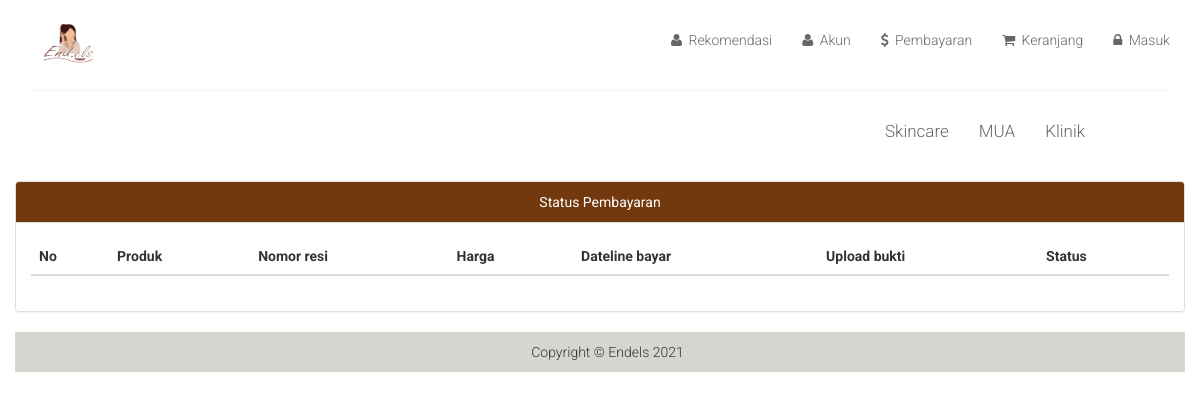
The page /skincare/transaksi on the database as committed earlier.
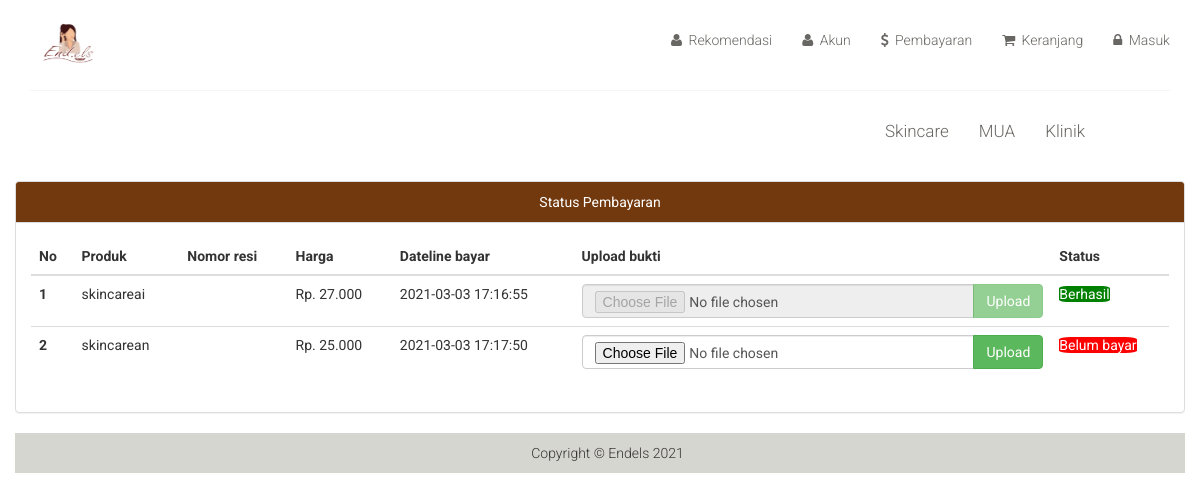
The same page on the database as committed later.
### tables this page shows
CREATE TABLE `beli` (
  `id_beli` int(11) NOT NULL,
  `id_produk` int(11) NOT NULL,
  `id_user` int(11) NOT NULL,
  `tgl_beli` datetime NOT NULL,
  `tgl_dateline` datetime NOT NULL,
  `banyak` int(11) NOT NULL,
  `total_harga` int(11) NOT NULL,
  `kurir` varchar(255) NOT NULL,
  `paket` varchar(255) NOT NULL,
  `resi` varchar(255) NOT NULL,
  `alamat` varchar(255) NOT NULL,
  `rt` int(11) NOT NULL,
  `rw` int(11) NOT NULL,
  `kelurahan` varchar(255) NOT NULL,
  `kecamatan` varchar(255) NOT NULL,
  `kabupaten` varchar(255) NOT NULL,
  `provinsi` varchar(255) NOT NULL,
  `status` enum('lunas','belum','gagal','menunggu') NOT NULL DEFAULT 'belum',
  `id_bayar` int(11) NOT NULL
);

CREATE TABLE `produk` (
  `id_produk` int(11) NOT NULL,
  `nama_produk` varchar(50) NOT NULL,
  `deskripsi` text NOT NULL,
  `foto` varchar(255) NOT NULL,
  `foto_2` varchar(255) NOT NULL,
  `foto_3` varchar(255) NOT NULL,
  `foto_4` varchar(255) NOT NULL,
  `harga` int(11) NOT NULL,
  `jumlah` int(11) NOT NULL,
  `berat` int(11) NOT NULL,
  `id_katagori` int(11) NOT NULL,
  `id_toko` int(11) NOT NULL,
  `rekomendasi` enum('1','0') NOT NULL DEFAULT '0'
);

### application/controllers/skincare.php (called while the page is built, shortened)
<?php
class Skincare extends CI_Controller {
	public function __construct()
	{
		$this->load->model('M_Produk', '', TRUE);
	}
	public function transaksi(){
		$id_user = 1;
		$data['transaksi'] = $this->M_Produk->transaksi($id_user);
		$this->load->view('template/header');
		$this->load->view('user/pembayaran',$data);
		$this->load->view('template/footer');
	}
}

### index.php (called while the page is built, shortened)
<?php
require_once BASEPATH.'core/CodeIgniter.php';

### application/models/M_Produk.php (called while the page is built, shortened)
<?php
class M_Produk extends CI_Model
{
	public function transaksi($id){
		$this->db->select('*');
		$this->db->from('beli');
		$this->db->join('produk','produk.id_produk=beli.id_produk');
		$this->db->where('id_user',$id);
		$query = $this->db->get();
		return $query->result_array();
	}
}

### application/views/user/pembayaran.php (the view, shortened to what this page needs)
<div class="panel panel-default">
	<div class="panel-heading text-center">Status Pembayaran</div>
	<div class="panel-body">
		<table class="table table-hover">
			<thead>
				<tr>
					<th>No</th>
					<th>Produk</th>
					<th>Nomor resi</th>
					<th>Harga</th>
					<th>Dateline bayar</th>
					<th>Upload bukti</th>
					<th>Status</th>
				</tr>
			</thead>
			<tbody>
				<?php
				$i=0;
				foreach ($transaksi as $tran) {
					$i++;
					if ($tran['status'] == "belum" || $tran['status'] == "gagal") {
						$tampil ="enabled";
					} else {
						$tampil ="disabled";
					}
				?>
					<tr>
						<th scope="row"><?=$i;?></th>
						<td><?=$tran['nama_produk']?></td>
						<td><?=$tran['resi']?></td>
						<td>Rp. <?=number_format($tran['total_harga'],'0','','.');?></td>
						<td><?=$tran['tgl_dateline']?></td>
						<td>
						<?php
							$hidden = array('id_tran' => $tran['id_beli']);
							echo form_open_multipart('skincare/upload_bayar','id="form'.$i.'"',$hidden);
						?>
							<div class="input-group">
								<input type="file" class="form-control c" <?=$tampil;?> id="image" name="image">
								<span class="input-group-btn">
									<button class="btn btn-success" type="submit" <?=$tampil;?> form="form<?=$i?>">Upload</button>
								</span>
							</div>
						</form>
						</td>
						<td>
							<?php if ($tran['status'] == "belum") {
								echo '<mark class="belum">Belum bayar</mark>';
							} elseif ($tran['status'] == "menunggu") {
								echo '<mark class="menunggu">Menunggu ACC</mark>';
							}elseif ($tran['status'] == "lunas") {
								echo '<mark class="berhasil">Berhasil</mark>';
							}elseif ($tran['status'] == "gagal") {
								echo '<mark class="belum">Gagal</mark>';
							}?>
						</td>
					</tr>
				<?php } ?>
			</tbody>
		</table>
</div>
</div>

Rows that differ between the two databases and show on the page:
added beli: id_produk.nama_produk "skincareai", total_harga "27.000", tgl_dateline "2021-03-03 17:16:55", status "Berhasil"
added beli: id_produk.nama_produk "skincarean", total_harga "25.000", tgl_dateline "2021-03-03 17:17:50", status "Belum bayar"
